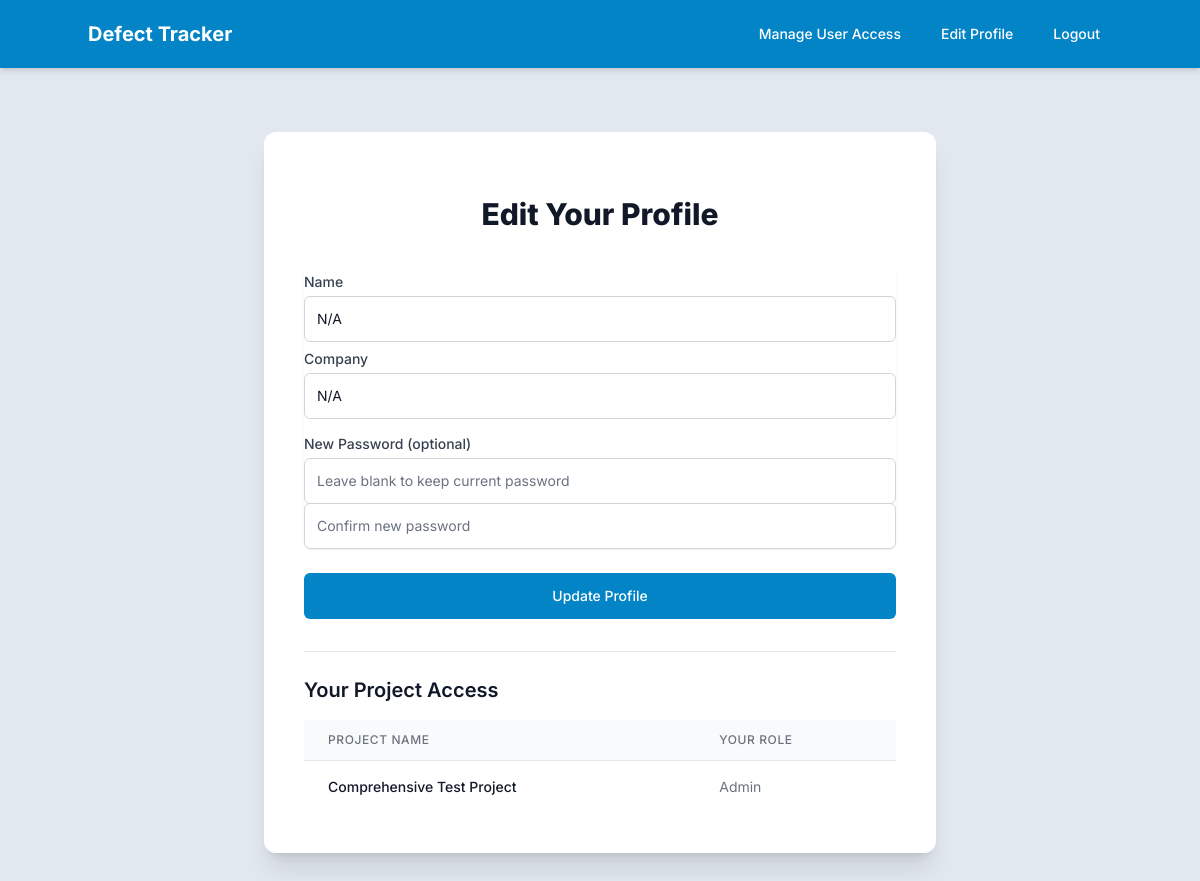
The app's page /edit_profile (signed in) with its own data.
### app.py (models this page shows)
class User(UserMixin, db.Model):
    __tablename__ = 'users'
    id = db.Column(db.Integer, primary_key=True)
    username = db.Column(db.String(255), unique=True, nullable=False)
    email = db.Column(db.String(255), unique=True, nullable=True)
    password = db.Column(db.String(255), nullable=False)
    role = db.Column(db.String(50), nullable=False)
    status = db.Column(db.String(50), nullable=False, default='pending_activation')
    name = db.Column(db.String(255), nullable=False, server_default="N/A")
    company = db.Column(db.String(255), nullable=False, server_default="N/A")
    projects = db.relationship('ProjectAccess', back_populates='user', cascade='all, delete-orphan')

class ProjectAccess(db.Model):
    __tablename__ = 'project_access'
    id = db.Column(db.Integer, primary_key=True)
    user_id = db.Column(db.Integer, db.ForeignKey('users.id'), nullable=False)
    project_id = db.Column(db.Integer, db.ForeignKey('projects.id'), nullable=False)
    role = db.Column(db.String(50), nullable=False)
    user = db.relationship('User', back_populates='projects')
    project = db.relationship('Project')

class Project(db.Model):
    __tablename__ = 'projects'
    id = db.Column(db.Integer, primary_key=True)
    name = db.Column(db.String(255))
    defects = db.relationship('Defect', back_populates='project', cascade='all, delete-orphan')
    checklists = db.relationship('Checklist', back_populates='project', cascade='all, delete-orphan')
    accesses = db.relationship('ProjectAccess', back_populates='project', cascade='all, delete-orphan')
    drawings = db.relationship('Drawing', back_populates='project', cascade='all, delete-orphan')

### app.py (the view, shortened to what this page needs)
@app.route('/edit_profile', methods=['GET', 'POST'])
@login_required
def edit_profile():
    project_accesses = [
        pa for pa in current_user.projects
        if pa.project and pa.project.name
    ]
    return render_template('edit_profile.html',
                           user=current_user,
                           name=current_user.name,
                           company=current_user.company,
                           project_accesses=project_accesses)

### app.py (called while the page is built)
@login_manager.user_loader
def load_user(user_id):
    return db.session.get(User, int(user_id))

@app.context_processor
def utility_processor():
    def get_absolute_static_path_for_template(relative_path):
        if not relative_path:
            return None
        if ".." in relative_path:
            logger.warning(f"Potential path traversal attempt in get_absolute_static_path: {relative_path}")
            return None # Or raise an error, or return a placeholder
        absolute_path = os.path.normpath(os.path.join(app.static_folder, relative_path.lstrip('/\\')))
        if os.path.commonprefix([absolute_path, app.static_folder]) != app.static_folder:
            logger.warning(f"Path {absolute_path} resolved outside static folder from relative path {relative_path}")
            return None # Or some placeholder
        return absolute_path
    return dict(get_absolute_static_path=get_absolute_static_path_for_template)

@app.context_processor
def inject_accessible_projects():
    if current_user.is_authenticated:
        accessible_project_objects = []
        project_accesses = ProjectAccess.query.filter_by(user_id=current_user.id).all()
        project_ids = [access.project_id for access in project_accesses]
        if project_ids:
            accessible_project_objects = Project.query.filter(Project.id.in_(project_ids)).order_by(Project.name).all()
        return dict(accessible_projects=accessible_project_objects)
    return dict(accessible_projects=[])

### templates/edit_profile.html (shortened to what this page needs)
{% extends "layout.html" %}
{% block content %}
<div class="min-h-[calc(100vh-12rem)] flex flex-col items-center justify-center py-12 px-4 sm:px-6 lg:px-8">
    <div class="max-w-2xl w-full space-y-8 bg-white p-8 sm:p-10 shadow-xl rounded-xl">
        <div>
            <h2 class="mt-6 text-center text-3xl font-extrabold text-gray-900">
                Edit Your Profile
            </h2>
        </div>
        <form method="POST" class="mt-8 space-y-6">
            <div class="rounded-md shadow-sm -space-y-px">
                <div>
                    <label for="name" class="block text-sm font-medium text-gray-700 pt-2 pb-1">Name</label>
                    <input type="text" id="name" name="name" value="{{ name or '' }}" required
                           class="appearance-none rounded-md relative block w-full px-3 py-3 border border-gray-300 placeholder-gray-500 text-gray-900 focus:outline-none focus:ring-primary focus:border-primary focus:z-10 sm:text-sm">
                </div>
                <div>
                    <label for="company" class="block text-sm font-medium text-gray-700 pt-2 pb-1">Company</label>
                    <input type="text" id="company" name="company" value="{{ company or '' }}" required
                           class="appearance-none rounded-md relative block w-full px-3 py-3 border border-gray-300 placeholder-gray-500 text-gray-900 focus:outline-none focus:ring-primary focus:border-primary focus:z-10 sm:text-sm">
                </div>
                <div class="pt-4">
                    <label for="new_password" class="block text-sm font-medium text-gray-700 pb-1">New Password (optional)</label>
                    <input type="password" id="new_password" name="new_password" placeholder="Leave blank to keep current password"
                           class="appearance-none rounded-md relative block w-full px-3 py-3 border border-gray-300 placeholder-gray-500 text-gray-900 focus:outline-none focus:ring-primary focus:border-primary focus:z-10 sm:text-sm">
                </div>
                <div>
                    <input type="password" id="confirm_new_password" name="confirm_new_password" placeholder="Confirm new password"
                           class="appearance-none rounded-md relative block w-full px-3 py-3 border border-gray-300 placeholder-gray-500 text-gray-900 focus:outline-none focus:ring-primary focus:border-primary focus:z-10 sm:text-sm">
                </div>
            </div>
            <div>
                <button type="submit"
                        class="group relative w-full flex justify-center py-3 px-4 border border-transparent text-sm font-medium rounded-md text-white bg-primary hover:bg-primary-hover focus:outline-none focus:ring-2 focus:ring-offset-2 focus:ring-primary">
                    Update Profile
                </button>
            </div>
        </form>
        <div class="mt-10 pt-6 border-t border-gray-200">
            <h3 class="text-xl font-semibold text-gray-900 mb-4">
                Your Project Access
            </h3>
            {% if project_accesses and project_accesses|length > 0 %}
                <div class="overflow-x-auto">
                    <table class="min-w-full divide-y divide-gray-200">
                        <thead class="bg-gray-50">
                            <tr>
                                <th scope="col" class="px-6 py-3 text-left text-xs font-medium text-gray-500 uppercase tracking-wider">
                                    Project Name
                                </th>
                                <th scope="col" class="px-6 py-3 text-left text-xs font-medium text-gray-500 uppercase tracking-wider">
                                    Your Role
                                </th>
                            </tr>
                        </thead>
                        <tbody class="bg-white divide-y divide-gray-200">
                            {% for pa in project_accesses %}
                            <tr>
                                <td class="px-6 py-4 whitespace-nowrap text-sm font-medium text-gray-900">
                                    {{ pa.project.name }}
                                </td>
                                <td class="px-6 py-4 whitespace-nowrap text-sm text-gray-500">
                                    {{ pa.role|capitalize }}
                                </td>
                            </tr>
                            {% endfor %}
                        </tbody>
                    </table>
                </div>
            {% else %}
                <p class="text-sm text-gray-500">You do not have access to any projects yet.</p>
            {% endif %}
        </div>
    </div>
</div>
{% endblock %}

### templates/layout.html (style rules this page uses)
:root { --color-primary: #0284c7; --color-primary-hover: #0369a1; --color-secondary: #e2e8f0; --color-secondary-text: #1e293b; }
.bg-primary { background-color: var(--color-primary); }
.bg-secondary { background-color: var(--color-secondary); }
.text-secondary-text { color: var(--color-secondary-text); }

### records on screen
User: name "N/A", company "N/A"
ProjectAccess: project.name "Comprehensive Test Project", role "Admin"
